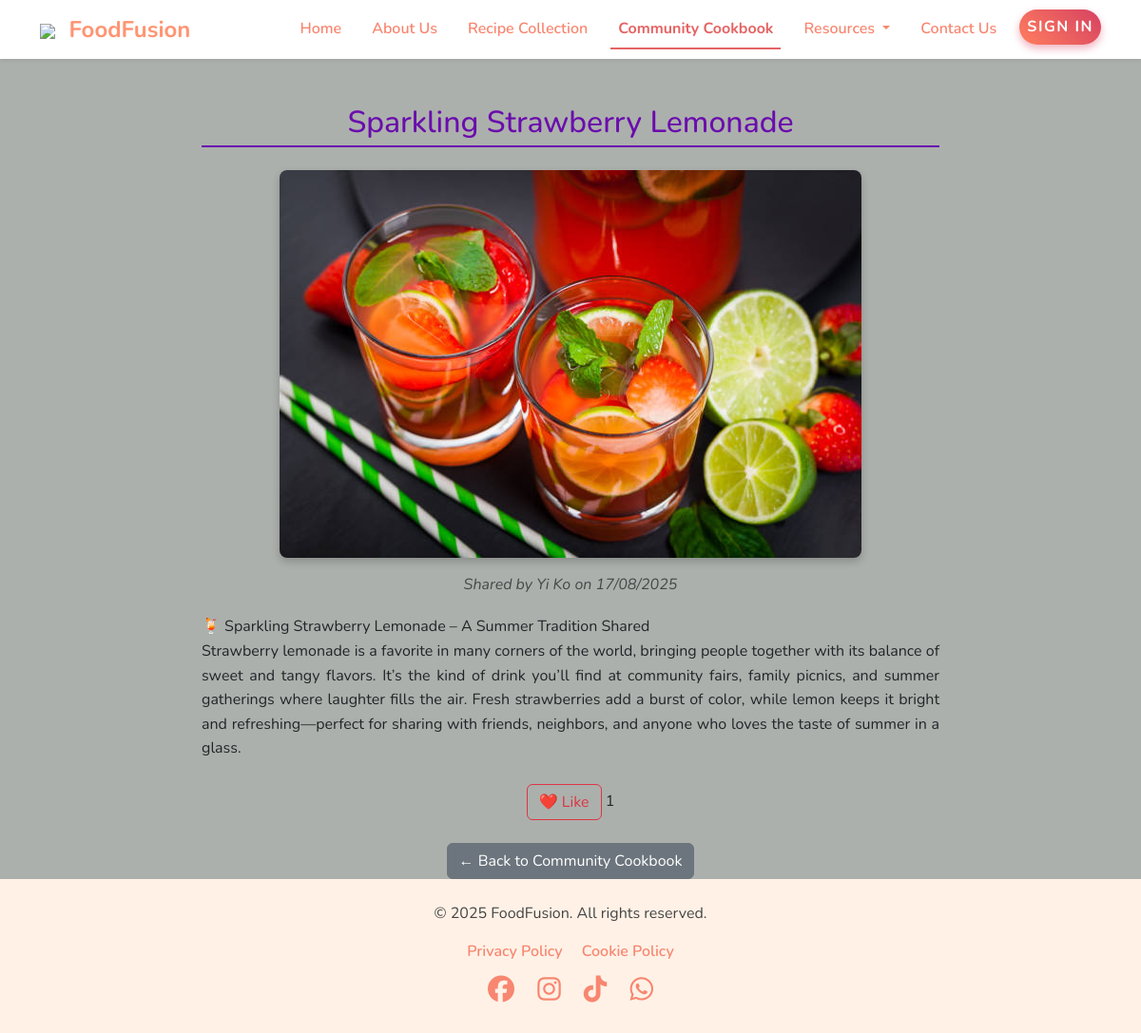
The app's page /detail.php?id=7 with its own data.
### tables this page shows
CREATE TABLE `cookbook` (
  `id` int(11) NOT NULL,
  `user_id` int(11) NOT NULL,
  `title` varchar(255) NOT NULL,
  `description` text NOT NULL,
  `image` varchar(255) NOT NULL,
  `created_at` timestamp NULL DEFAULT current_timestamp()
);

### detail.php (the view, shortened to what this page needs)
<?php
include("includes/header.php");
include("includes/db.php");
$id = intval($_GET['id']);
$tableExists = false;
$checkTable = $conn->query("SHOW TABLES LIKE 'cookbook_likes'");
if ($checkTable && $checkTable->num_rows > 0) {
    $tableExists = true;
}
if ($tableExists) {
    $sql = 'SELECT cookbook.id, CONCAT(first_name, " ", last_name) AS full_name,
                   title, description, image, cookbook.created_at,
                   (SELECT COUNT(*) FROM cookbook_likes WHERE recipe_id = cookbook.id) AS likes
            FROM cookbook
            JOIN users ON cookbook.user_id = users.id
            WHERE cookbook.id = ?';
} else {
    $sql = 'SELECT cookbook.id, CONCAT(first_name, " ", last_name) AS full_name,
                   title, description, image, cookbook.created_at, 0 AS likes
            FROM cookbook
            JOIN users ON cookbook.user_id = users.id
            WHERE cookbook.id = ?';
}
$stmt = $conn->prepare($sql);
$stmt->bind_param("i", $id);
$stmt->execute();
$result = $stmt->get_result();
$recipe = $result->fetch_assoc();
?>
<main class="container mt-5" style="max-width: 800px;">
    <h2 style="color: #6a0dad; text-align:center; border-bottom: 2px solid #6a0dad; padding-bottom: 5px;">
        <?= htmlspecialchars($recipe['title']) ?>
    </h2>
    <div class="text-center mt-4">
        <?php if (!empty($recipe['image'])): ?>
            <img src="uploads/<?= htmlspecialchars($recipe['image']) ?>"
                 alt="<?= htmlspecialchars($recipe['title']) ?>"
                 style="max-width: 100%; border-radius: 8px; box-shadow: 0 4px 8px rgba(0,0,0,0.2);">
        <?php else: ?>
            <img src="images/default-recipe.jpg"
                 alt="Default Recipe"
                 style="max-width: 100%; border-radius: 8px; box-shadow: 0 4px 8px rgba(0,0,0,0.2);">
        <?php endif; ?>
    </div>
    <p class="text-muted mt-3" style="font-style: italic; text-align: center;">
        Shared by <?= htmlspecialchars($recipe['full_name']) ?>
        on <?= date('d/m/Y', strtotime($recipe['created_at'])) ?>
    </p>
    <p style="margin-top: 20px; line-height: 1.6; text-align: justify;">
        <?= nl2br(htmlspecialchars($recipe['description'])) ?>
    </p>
    <?php if ($tableExists): ?>
    <div class="mt-4 text-center">
        <button class="btn btn-outline-danger" id="likeBtn">
            ❤️ Like
        </button>
        <span id="likeCount"><?= $recipe['likes'] ?></span>
    </div>
    <?php endif; ?>
    <div class="text-center mt-4">
        <a href="community.php" class="btn btn-secondary">← Back to Community Cookbook</a>
    </div>
</main>
<?php include("includes/footer.php"); ?>

### assets/css/style.css (style rules this page uses)
:root { --sunset-bg: #fff1e6; --sunset-brand: #ff9472; --sunset-link: #f88670; --sunset-hover: #e46464; --sunset-shadow: rgba(0, 0, 0, 0.05); --sunset-font: 'Nunito', sans-serif; }
body { font-family: var(--sunset-font); background-color: #acb0ac; margin: 0; padding: 0; }

### records on screen
cookbook: title "Sparkling Strawberry Lemonade", image+title (picture), created_at "17/08/2025", description "🍹 Sparkling Strawberry Lemonade – A Summer Tradition Shared Strawberry lemonade is a favorite in many corners of the world, bringing people together with its balance of sweet and tangy flavors. It’s the kind of drink you’ll find at community fairs, family picnics, and summer gatherings where laughter fills the air. Fresh strawberries add a burst of color, while lemon keeps it bright and refreshing—perfect for sharing with friends, neighbors, and anyone who loves the taste of summer in a glass."

### other values on screen
$recipe['full_name'] "Yi Ko"
$recipe['likes'] "1"
